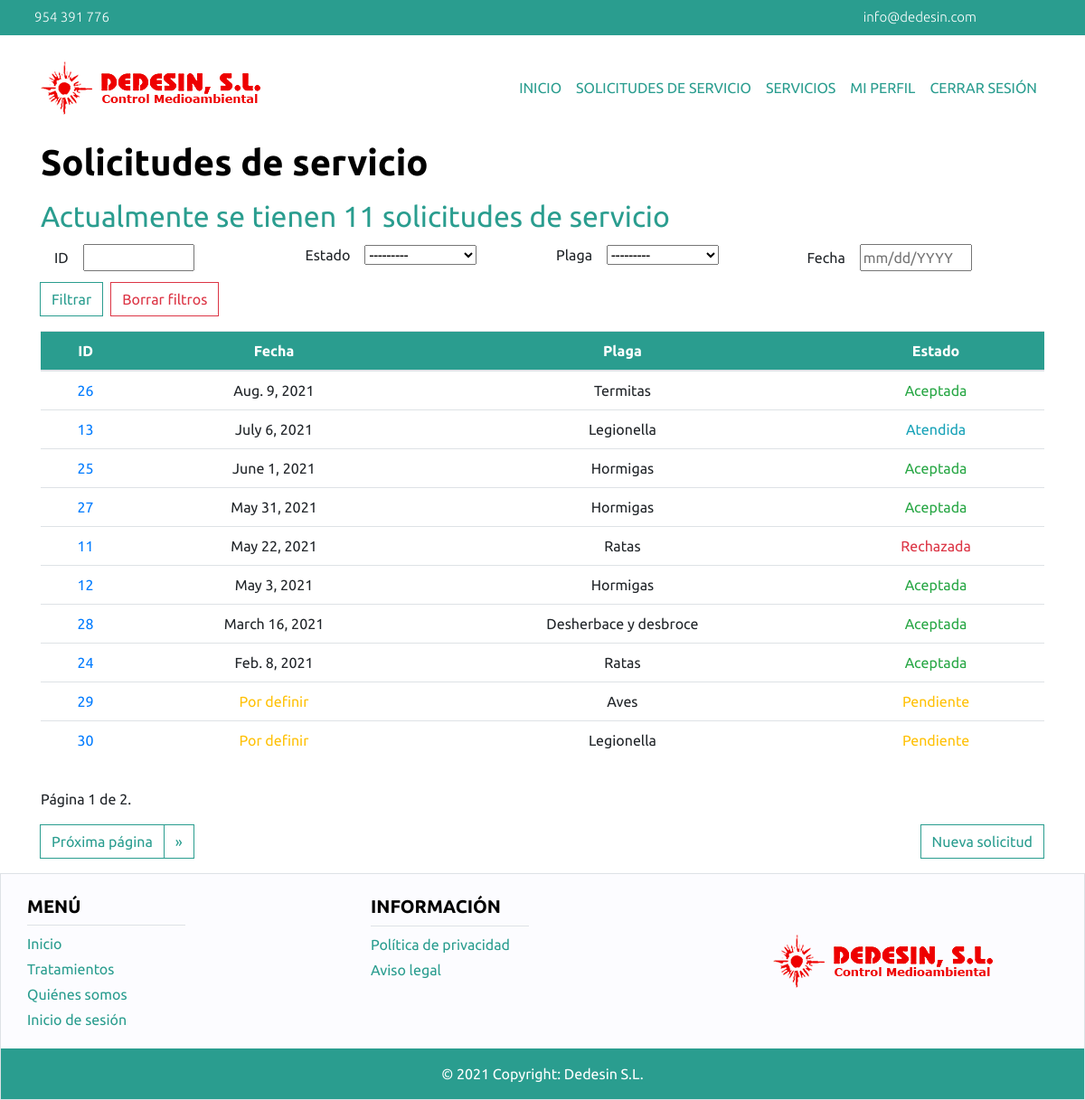
/cliente/solicitudServicio/ (signed in), run on the app's committed database.
### main/models.py (models this page shows, shortened)
class SolicitudServicio(models.Model):
    estado = models.CharField(choices=ESTADO_SOLICITUD, default='pendiente', max_length=9)
    fecha = models.DateField(default=None, null=True)
    observaciones = models.TextField()
    tratamiento = models.ForeignKey(Tratamiento, on_delete=models.CASCADE, default=None, null=True)
    plaga = models.ForeignKey(Plaga, on_delete=models.CASCADE)
    usuario = models.ForeignKey(User, on_delete=models.CASCADE)

class Plaga(models.Model):
    nombre = models.CharField(max_length=60)
    def __str__(self):
        return self.nombre

### main/cliente/views.py (the view)
# urls.py: path('solicitudServicio/', views.list_solicitud_servicio_cliente),
@login_required
def list_solicitud_servicio_cliente(request):
    if esCliente(request):
        usuario = User.objects.filter(username=request.user.username)[0]
        solicitudes = SolicitudServicio.objects.filter(usuario=usuario)
        if len(solicitudes) > 0:
            solicitudServicioFilter = SolicitudServicioClienteFilter(request.GET, queryset=solicitudes)
            solicitudes = solicitudServicioFilter.qs
            if len(solicitudes) > 0:
                solicitudes = solicitudes.order_by('-fecha')
                paginator = Paginator(solicitudes, 10)
                page_number = request.GET.get('page')
                page_obj = paginator.get_page(page_number)
                return render(request, 'solicitudServicioCliente.html', {'page_obj': page_obj,
                                                                     'num_solicitudes': solicitudes.count(),
                                                                         'solicitudServicioFilter':solicitudServicioFilter})
            else:
                msg_error = "No existe ninguna solicitud de servicio con los filtros introducidos."
                return render(request, 'solicitudServicioCliente.html', {'msg_error':msg_error})
        else:
            return render(request, 'solicitudServicioCliente.html')
    else:
        return redirect('/errorPermiso')

### main/cliente/views.py (called while the page is built)
def esCliente(request):
    try:
        persona = Persona.objects.filter(usuario=request.user)[0]
        cliente = Cliente.objects.filter(persona=persona)[0]
        return cliente
    except:
        return None

### main/templatetags/extraFiltros.py (called while the page is built)
@register.simple_tag
def extraFiltros(value,field_name, urlencode="None"):
    url = '?{}={}'.format(field_name, value)
    if urlencode:
        querystring = urlencode.split('&')
        filtered_querystring = filter(lambda p: p.split('=')[0]!=field_name, querystring)
        encoded_querystring = '&'.join(filtered_querystring)
        url = '{}&{}'.format(url, encoded_querystring)
    return url

### main/cliente/templates/solicitudServicioCliente.html (shortened to what this page needs)
{% extends 'headerCliente.html' %}
{% block contenido %}
{% load extraFiltros %}
{% if num_solicitudes %}
<div class="container">
    <strong><h1 class="title"> Solicitudes de servicio </h1></strong>
    <h2 class="subtitle mt-3"> Actualmente se tienen {{num_solicitudes}} solicitudes de servicio</h2>
     <div class="container">
        <form id='form' method='get'>
            <div class="row">
                {% for field in solicitudServicioFilter.form %}
                <div class="col-lg-3 col-md-3 col-xs-6 my-1 filter-row text-left">
                    {{field.label}}{{field}}
                </div>
                {% endfor %}
                <div class="col-12 mt-2 ">
                    <div class="row">
                        <input type='submit' class="page-link btn-dedesin" value='Filtrar'/>
                        <a href="/cliente/solicitudServicio" class="btn btn-outline-danger rounded-0 ml-2">
                        Borrar filtros
                        </a>
                    </div>
                </div>
            </div>
        </form>
    </div>
    <table class="table text-center">
        <thead class="bg-dedesin-primary text-white">
        <tr>
            <th scope="col">ID</th>
            <th scope="col">Fecha</th>
            <th scope="col">Plaga</th>
            <th scope="col">Estado</th>
        </tr>
        </thead>
        <tbody>
        {% for solicitud in page_obj %}
        <tr>
            <td>
                <a class="text-decoration-none" href="show/{{solicitud.id}}/">{{solicitud.id}}</a>
            </td>
            {% if solicitud.fecha %}
            <td>{{solicitud.fecha}}</td>
            {% else %}
            <td class="text-warning">Por definir</td>
            {% endif %}
            <td>{{solicitud.plaga}}</td>
            {% if solicitud.estado.title == "Aceptada" %}
            <td class="text-success">{{solicitud.estado.title}}</td>
            {% elif solicitud.estado.title == "Atendida" %}
            <td class="text-info">{{solicitud.estado.title}}</td>
            {% elif solicitud.estado.title == "Rechazada" %}
            <td class="text-danger">{{solicitud.estado.title}}</td>
            {% else %}
            <td class="text-warning">{{solicitud.estado.title}}</td>
            {% endif %}
        </tr>
        {% endfor %}
        </tbody>
    </table>
    <div class="pagination my-3">
        <div class="step-links container">
            <div class="current row my-3">
                Página {{ page_obj.number }} de {{ page_obj.paginator.num_pages }}.
            </div>
            <div class=" row ">
                {% if page_obj.has_next %}
                <a class="page-link btn-dedesin" href="
                {% extraFiltros page_obj.next_page_number 'page' request.GET.urlencode %}">Próxima
                    página</a>
                <a class="page-link btn-dedesin" href="
                {% extraFiltros page_obj.paginator.num_pages 'page' request.GET.urlencode %}">&raquo;</a>
                {% endif %}
                <div class="ml-auto">
                    <a class="page-link btn-dedesin" href="/cliente/solicitudServicio/create/">Nueva solicitud</a>
                </div>
            </div>
        </div>
    </div>
</div>
{% endif %}
{% endblock %}

### static/main/index.css (style rules this page uses)
body { font-family: "Ubuntu", sans-serif; }
.btn-dedesin { border-color: #2a9d8f; color: #2a9d8f; }
.title { color: black; font-weight: 700; font-size: 4 rem; }
.subtitle { color: #2a9d8f; font-weight: 400; font-size: 2.25 rem; }
.bg-dedesin-primary { background-color: #2a9d8f; }
.filter-row input, .filter-row select { width:50%; margin-left:1rem; }

### data on the page
SolicitudServicio: id "26", fecha "Aug. 9, 2021", plaga "Termitas", estado "Aceptada"
SolicitudServicio: id "13", fecha "July 6, 2021", plaga "Legionella", estado "Atendida"
SolicitudServicio: id "25", fecha "June 1, 2021", plaga "Hormigas", estado "Aceptada"
SolicitudServicio: id "27", fecha "May 31, 2021", plaga "Hormigas", estado "Aceptada"
SolicitudServicio: id "11", fecha "May 22, 2021", plaga "Ratas", estado "Rechazada"
SolicitudServicio: id "12", fecha "May 3, 2021", plaga "Hormigas", estado "Aceptada"
SolicitudServicio: id "28", fecha "March 16, 2021", plaga "Desherbace y desbroce", estado "Aceptada"
SolicitudServicio: id "24", fecha "Feb. 8, 2021", plaga "Ratas", estado "Aceptada"
SolicitudServicio: id "29", shows "Por definir", plaga "Aves", estado "Pendiente"
SolicitudServicio: id "30", shows "Por definir", plaga "Legionella", estado "Pendiente"

### other printed values
{{ num_solicitudes }} "11"
{{ field.label }} "ID" "Estado" "Plaga" "Fecha"
{{ page_obj.number }} "1"
{{ page_obj.paginator.num_pages }} "2"
